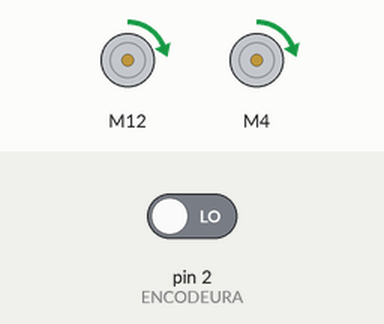
The sketch below on a simulated Arduino Uno, built with avr-gcc and run on an emulated ATmega328P. On the bench: 2 × DC motor (green arrow = forward, orange = backward, longer = faster). The test bench sets the inputs (shaded band); at power-on: pin 2 (ENCODEURA) LOW. What the sketch prints to the serial monitor is not drawn.

Above: at 0.3 s.
Timing chart, 0 to 5.3 s (numbered marks = the images above):
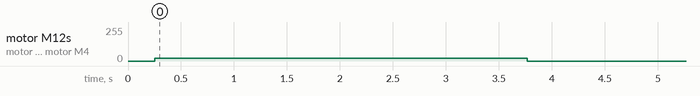

The sketch:

Courbetension.ino
```cpp
#include <L298N.h>

//pin definition
#define EN1 5
#define IN1 12
#define IN2 7
#define EN2 6
#define IN3 4
#define IN4 8
//create a motor instance
L298N motor1(EN1, IN1, IN2);
L298N motor2(EN2, IN3, IN4);
volatile int pos = 0;
volatile int tours = 0;
volatile float vit = 0;
volatile unsigned long t = 0;
volatile int apos;
volatile float vmoy = 0;

#define ENCODEURA 2
#define ENCODEURB 13

//initial speed
unsigned short theSpeed = 20;

void setup() {

  //set the initial speed
  motor1.setSpeed(theSpeed);
  motor2.setSpeed(theSpeed);
  Serial.begin(2000000);
  Serial.println("Codeur incrémental");
  pinMode(ENCODEURB, INPUT);
  attachInterrupt(0, front, CHANGE);
  t = micros();

}

void loop(){
  delay(250);
  motor1.forwardFor(3500);
  motor2.forwardFor(3500);
  unsigned long dt = micros() - t;
  int dpos = pos-apos;
  apos = pos ; //position précédente
  t = micros();
  if (dt>0) {
    vit = 1e6*(dpos)/dt *1.308997e-1; //*1.308997e-2 m/tics
  }
  //Serial.print("Position : "), Serial.print(pos), Serial.print(" tics     dpos : "), Serial.print(dpos), Serial.println(" tics");
  //Serial.print("Temps : "), Serial.print(t*1e-6), Serial.print(" s     dt : "), Serial.print(dt*1e-3), Serial.println(" ms");
  Serial.print("Vitesse : "), Serial.print(vit), Serial.println(" mm/s"), Serial.println(" ");
  if (vit > 250){
    vmoy += vit;
  }
  if (vit <1){
    vmoy = vmoy/13;
    Serial.print("Vitesse moyenne : "), Serial.print(vmoy), Serial.println(" mm/s"), Serial.println(" ");
  }
}

void front(){
  int lectureA = digitalRead(ENCODEURA);
  int lectureB = digitalRead(ENCODEURB);
  if (lectureA == lectureB){
    ++pos; //car tourne vers l'avant ==> négatif
  }
  else {
    --pos;
  }
}
```

Measured:
- by itself, motor M12, motor M4: stopped → forward 20/255 at 0.25 s, → stopped 3.5 s later
